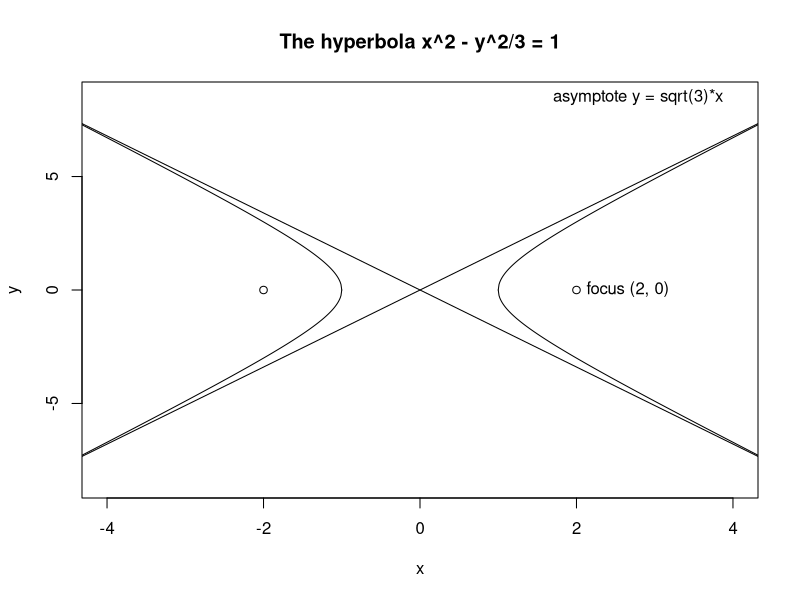

Recreate this plot in R.
# Answer 4
# R program that plots the hyperbola x^2-y^2/3=1
# Clear the workspace
rm(list=ls())
x <- seq(1, 5, by = 0.01)
y.upper <- sqrt(3*(x^2-1))
y.lower <- -sqrt(3*(x^2-1))
y.max <- max(y.upper)
y.min <- min(y.lower)
plot(c(-4, 4), 
     c(y.min, y.max),
     type = "n", 
     xlab = "x", 
     ylab = "y")  
lines(x, y.upper)
lines(x, y.lower)
lines(-x, -y.upper)
lines(-x, -y.lower)
segments(-max(x), -y.min, x1=max(x), y1=y.min)
segments(max(x), y.max, x1=-max(x), y1=-y.max)
points(2,0)
text(2,0, "focus (2, 0)", pos=4)
points(-2,0)
text(4, y.max, "asymptote y = sqrt(3)*x", pos=2)
title("The hyperbola x^2 - y^2/3 = 1")

